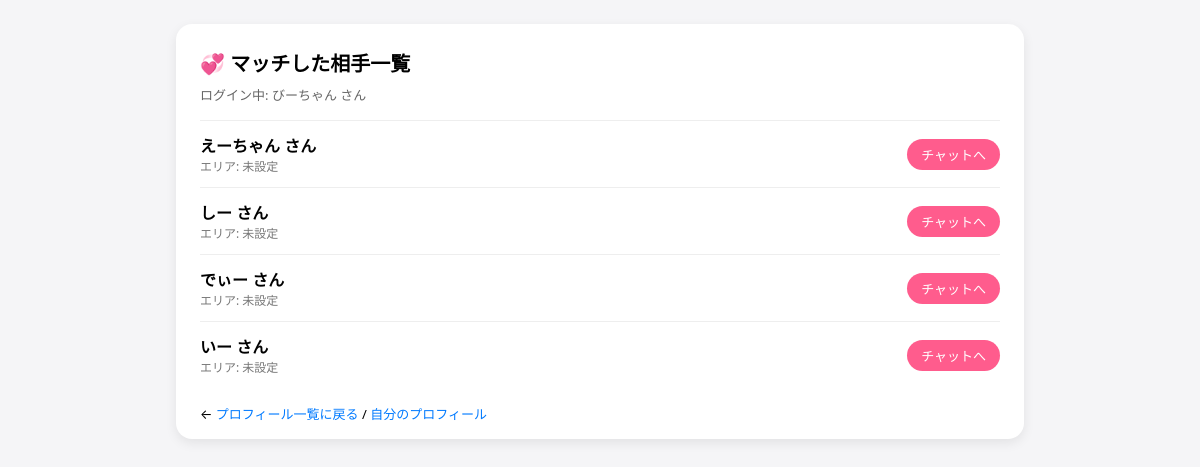
The page /profile/matches/ (signed in) on the database its author committed.
### matching/models.py (models this page shows, shortened)
class UserProfile(models.Model):
    GENDER_CHOICES = [
        ("M", "男性"),
        ("F", "女性"),
        ("O", "その他"),
    ]
    PREF_CHOICES = [
        ("北海道", "北海道"),
        ("青森県", "青森県"),
        ("岩手県", "岩手県"),
        ("宮城県", "宮城県"),
        ("秋田県", "秋田県"),
        ("山形県", "山形県"),
        ("福島県", "福島県"),
        ("茨城県", "茨城県"),
        ("栃木県", "栃木県"),
        ("群馬県", "群馬県"),
        ("埼玉県", "埼玉県"),
        ("千葉県", "千葉県"),
        ("東京都", "東京都"),
        ("神奈川県", "神奈川県"),
        ("新潟県", "新潟県"),
        ("富山県", "富山県"),
        ("石川県", "石川県"),
        ("福井県", "福井県"),
        ("山梨県", "山梨県"),
        ("長野県", "長野県"),
        ("岐阜県", "岐阜県"),
        ("静岡県", "静岡県"),
        ("愛知県", "愛知県"),
        ("三重県", "三重県"),
        ("滋賀県", "滋賀県"),
        ("京都府", "京都府"),
        ("大阪府", "大阪府"),
        ("兵庫県", "兵庫県"),
        ("奈良県", "奈良県"),
        ("和歌山県", "和歌山県"),
        ("鳥取県", "鳥取県"),
        ("島根県", "島根県"),
        ("岡山県", "岡山県"),
        ("広島県", "広島県"),
        ("山口県", "山口県"),
        ("徳島県", "徳島県"),
        ("香川県", "香川県"),
        ("愛媛県", "愛媛県"),
        ("高知県", "高知県"),
        ("福岡県", "福岡県"),
        ("佐賀県", "佐賀県"),
        ("長崎県", "長崎県"),
        ("熊本県", "熊本県"),
        ("大分県", "大分県"),
        ("宮崎県", "宮崎県"),
        ("鹿児島県", "鹿児島県"),
        ("沖縄県", "沖縄県"),
    ]
    PURPOSE_CHOICES = [
        ("friend", "友達作り"),
        ("love", "恋人探し"),
        ("both", "友達も恋人も両方"),
        ("hobby", "趣味友達"),
        ("talk", "暇つぶし・話し相手"),
    ]
    user = models.OneToOneField(
        settings.AUTH_USER_MODEL,
        on_delete=models.CASCADE,
        related_name="profile",
        null=True,
        blank=True,
    )
    nickname = models.CharField(max_length=50)
    age_range = models.CharField(max_length=20, blank=True)
    area = models.CharField(max_length=50, blank=True)
    purpose = models.CharField(
        "利用目的",
        max_length=20,
        choices=PURPOSE_CHOICES,
        blank=True,
    )
    job = models.CharField(max_length=50, blank=True)        # 職業
    income = models.IntegerField(blank=True, null=True)      # 年収（数字で保存）
    prefecture = models.CharField(
        max_length=10,
        choices=PREF_CHOICES,
        blank=True,
        verbose_name="居住地",
    )
    gender = models.CharField(
        max_length=1,
        choices=GENDER_CHOICES,
        blank=True,
        null=True,
        verbose_name="性別",
    )
    bio = models.TextField(blank=True)  # ひとこと自己紹介
    avatar = models.ImageField(
        upload_to="avatars/",
        blank=True,
        null=True,
    )
    last_checked_messages = models.DateTimeField(null=True, blank=True)
    last_checked_likes = models.DateTimeField(null=True, blank=True)
    last_checked_matches = models.DateTimeField(null=True, blank=True)

### matching/views.py (the view)
# urls.py: path("matches/", views.match_list, name="match_list"),
@login_required
def match_list(request):
    me = get_current_profile(request)
    liked_ids = Like.objects.filter(from_user=me).values_list(
        "to_user_id", flat=True
    )
    liked_me_ids = Like.objects.filter(to_user=me).values_list(
        "from_user_id", flat=True
    )
    mutual_ids = set(liked_ids) & set(liked_me_ids)
    partners = UserProfile.objects.filter(id__in=mutual_ids)
    me.last_checked_matches = timezone.now()
    me.save(update_fields=["last_checked_matches"])
    context = {
        "me": me,
        "partners": partners,
    }
    return render(request, "matching/match_list.html", context)

### matching/views.py (called while the page is built)
def get_current_profile(request):
    if not request.user.is_authenticated:
        return None
    profile, created = UserProfile.objects.get_or_create(
        user=request.user,
        defaults={
            "nickname": request.user.username,
        },
    )
    return profile

### templates/matching/match_list.html (shortened to what this page needs)
<!DOCTYPE html>
<html lang="ja">
<head>
</head>
<body>
<div class="card">
    <h1>💞 マッチした相手一覧</h1>
    <div class="subtitle">
        ログイン中: {{ me.nickname }} さん
    </div>
    {% if partners %}
        {% for partner in partners %}
            <div class="match-item">
                <div>
                    <div class="name">{{ partner.nickname }} さん</div>
                    <div class="area">エリア: {{ partner.area|default:"未設定" }}</div>
                </div>
                <div>
                    <a href="{% url 'start_chat' pk=partner.id %}" class="btn-chat">
                        チャットへ
                    </a>
                </div>
            </div>
        {% endfor %}
    {% else %}
        <p>まだマッチした相手はいません。</p>
    {% endif %}
    <div class="nav">
        ← <a href="{% url 'profile_list' %}">プロフィール一覧に戻る</a> /
        <a href="{% url 'my_profile' %}">自分のプロフィール</a>
    </div>
</div>
</body>
</html>

### templates/matching/match_list.html (style rules this page uses)
body { font-family: system-ui, -apple-system, BlinkMacSystemFont, "Segoe UI", sans-serif; background: #f5f5f7; margin: 0; padding: 24px; }
.card { max-width: 800px; margin: 0 auto; background: #fff; border-radius: 16px; box-shadow: 0 4px 12px rgba(0,0,0,0.08); padding: 24px 24px 16px; }
h1 { font-size: 20px; margin: 0 0 8px; }
.subtitle { font-size: 13px; color: #666; margin-bottom: 16px; }
.match-item { display: flex; justify-content: space-between; align-items: center; padding: 12px 0; border-top: 1px solid #eee; }
.name { font-weight: 600; }
.area { font-size: 12px; color: #777; }
.btn-chat { display: inline-block; padding: 6px 14px; font-size: 13px; border-radius: 999px; border: none; background: #ff5c8d; color: #fff; text-decoration: none; }
.nav { margin-top: 16px; font-size: 13px; }
.nav a { color: #007aff; text-decoration: none; }

### rows shown on the page
UserProfile: nickname "びーちゃん"
UserProfile: nickname "えーちゃん", area "未設定"
UserProfile: nickname "しー", area "未設定"
UserProfile: nickname "でぃー", area "未設定"
UserProfile: nickname "いー", area "未設定"
